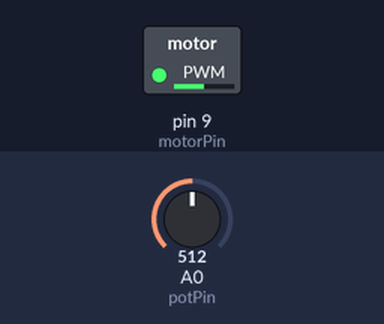
A sketch run on a simulated Arduino Uno, built with avr-gcc and run on an emulated ATmega328P. Parts: switched loads named in the sketch (green lamp = pin HIGH). The inputs (shaded band) are chosen by the test bench; at power-on: A0 (potPin) = 512.

Above: at 1.2 s.
1.3 s: A0 (potPin) set to 716
At 1.8 s:
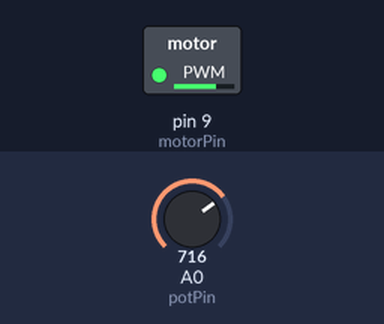
2.8 s: A0 (potPin) set to 900
At 4.0 s:
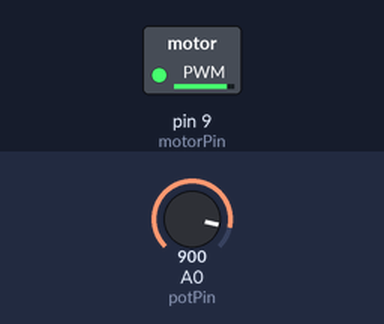
4.3 s: A0 (potPin) set to 122
At 5.2 s:
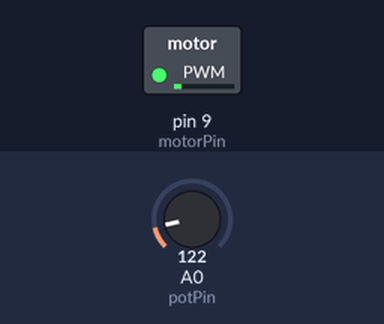
5.8 s: A0 (potPin) set to 0
At 6.4 s:
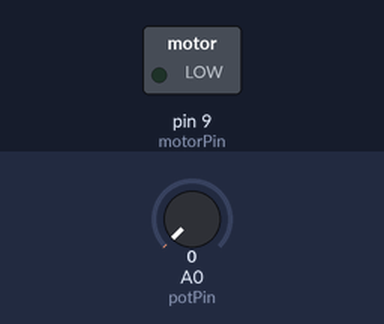
7.3 s: A0 (potPin) set to 511
At 8.7 s:
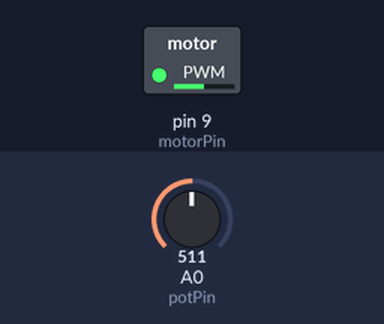
Timing chart, 0 to 9.8 s (numbered marks = the images above; inputs shaded):
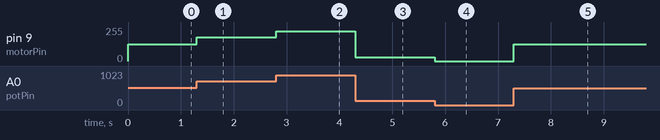

Measured:
- after the input at 1.3 s, pin 9 (motorPin): 127/255 → 178/255 at once
- after the input at 2.8 s, pin 9 (motorPin): 178/255 → 224/255 at once
- after the input at 4.3 s, pin 9 (motorPin): 224/255 → 30/255 at once
- after the input at 5.8 s, pin 9 (motorPin): 30/255 → 0/255 at once
- after the input at 7.3 s, pin 9 (motorPin): 0/255 → 127/255 at once

The sketch:

project-09.ino
```cpp
const int motorPin = 9;
const int potPin = A0;
int potVal = 0;
int motorSpeed = 0;

void setup() {
  pinMode(motorPin, OUTPUT);
  pinMode(potPin, INPUT);
}

void loop() {
  potVal = analogRead(potPin);
  motorSpeed = map(potVal, 0, 1023, 0, 255);
  analogWrite(motorPin, motorSpeed);
}
```
